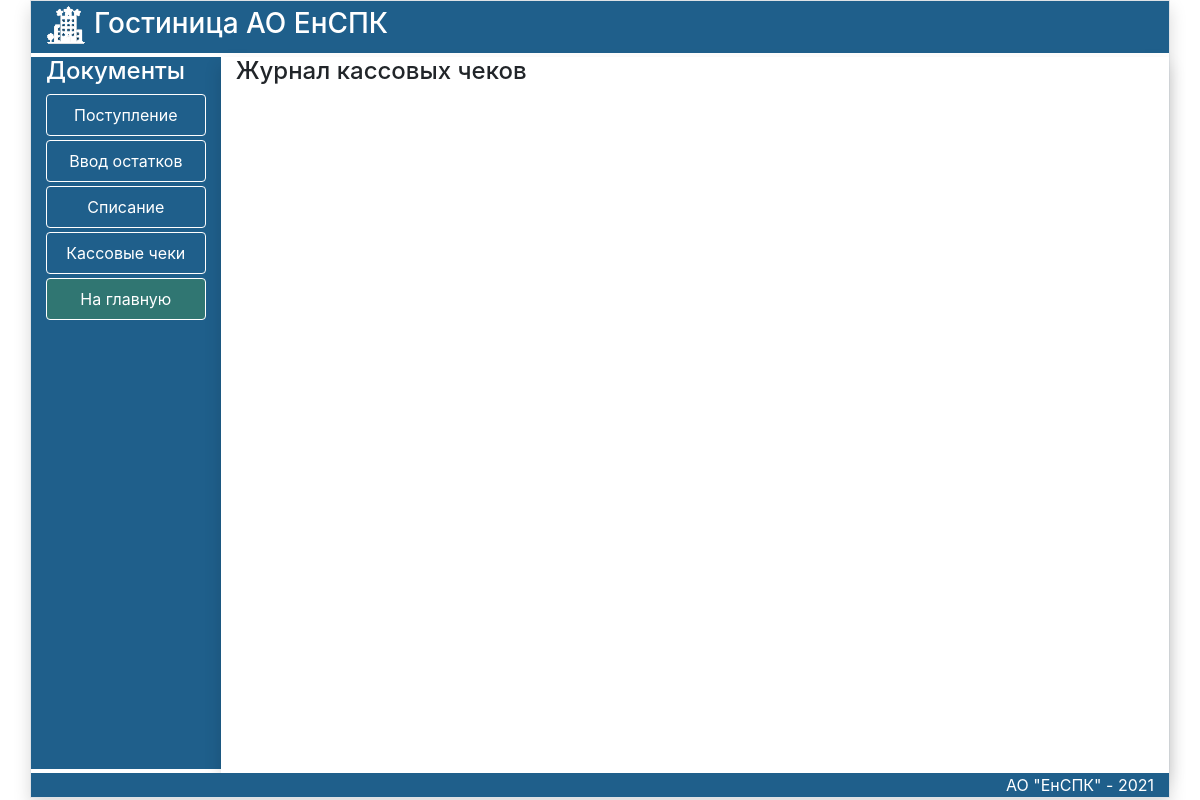
/CheckJurnal, run on an earlier commit of the app's database.
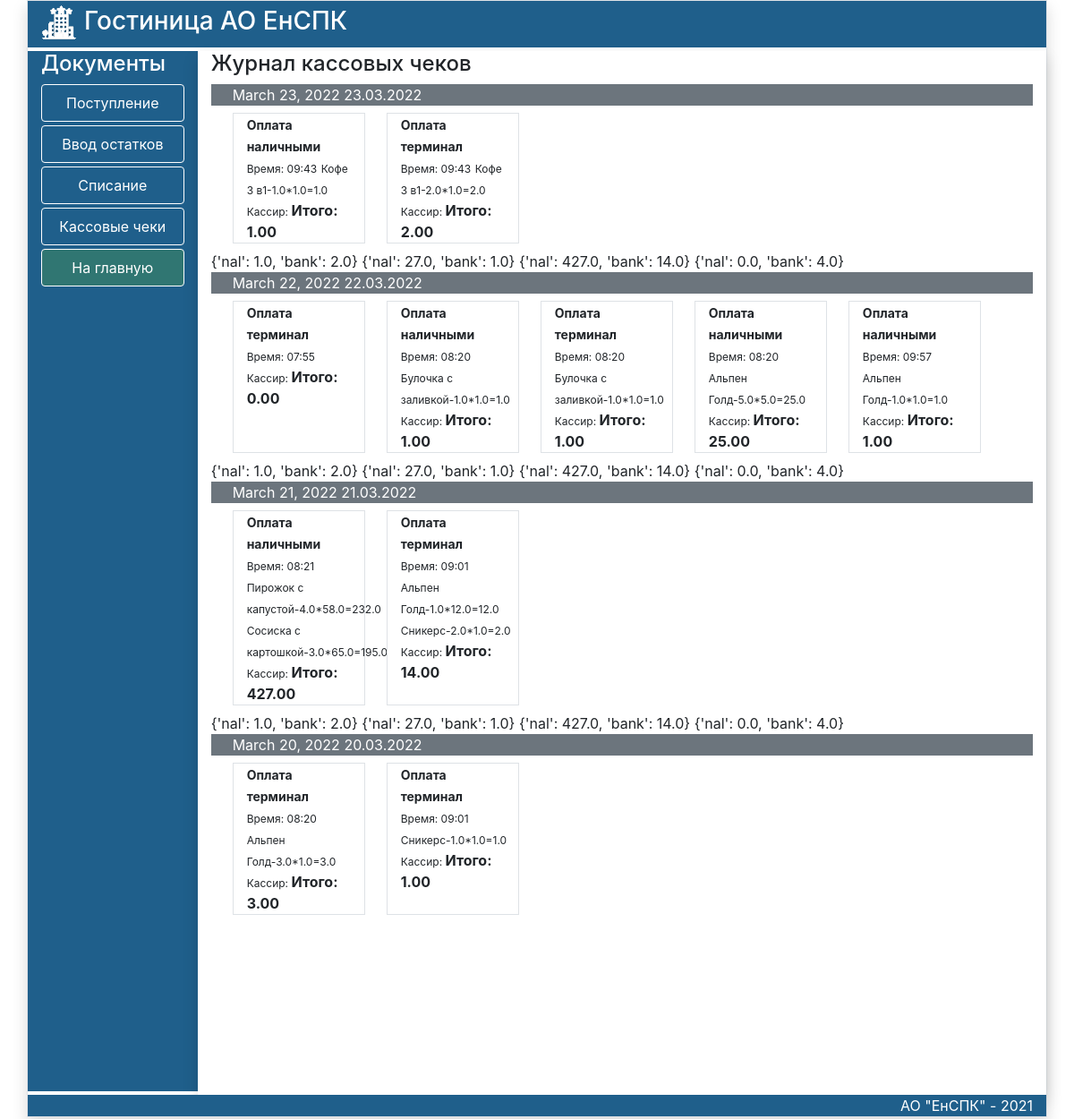
And on a later commit of the database.
### trade/models.py (models this page shows, shortened)
class Doc(models.Model):
    nomerdoc=models.CharField(max_length=20,verbose_name="Номер документв")
    datadoc=models.DateField(verbose_name='Дата документа')
    updated_at = models.DateTimeField(auto_now=True, verbose_name='Создан')
    created_at = models.DateTimeField(auto_now_add=True, verbose_name='Обновлен')
    dealer=models.ForeignKey(Saler,verbose_name='Поставщик',on_delete=models.PROTECT)
    buytotal=models.DecimalField(max_digits=8,decimal_places=2,default=0.00)
    saletotal=models.DecimalField(max_digits=8,decimal_places=2,default=0.00)
    transaction=models.BooleanField(verbose_name='Проведен',default=False)
    typedoc=models.ForeignKey(TypeDoc,verbose_name='Тип документа',on_delete=models.PROTECT)
    user=models.CharField(max_length=100,verbose_name='Пользователь',blank=True,null=True,default='')
    class Meta:
        verbose_name='Документ'
        verbose_name_plural='Документы'

class TypeDoc(models.Model):
    title = models.CharField(max_length=70, verbose_name='Тип документа')
    def __str__(self):
        return self.title

class DocJurnal(models.Model):
    iddoc=models.ForeignKey(Doc,verbose_name='Документ',on_delete=models.CASCADE)
    title=models.ForeignKey(Good,verbose_name='Наименование товара',on_delete=models.CASCADE)
    volume=models.FloatField(blank=True)
    buyprice=models.FloatField(blank=True)
    percent=models.FloatField(blank=True)
    saleprice=models.FloatField(blank=True)
    buytotal=models.FloatField(blank=True)
    saletotal=models.FloatField(blank=True)
    updated_at = models.DateTimeField(auto_now=True, verbose_name='Создан')
    created_at = models.DateTimeField(auto_now_add=True, verbose_name='Обновлен')
    typedoc=models.IntegerField(null=True)
    nomercheck=models.IntegerField(blank=True,null=True,verbose_name='Номер чека')
    user = models.CharField(max_length=100, verbose_name='Пользователь', blank=True, null=True, default='')
    class Meta:
        verbose_name='Наименование'
        verbose_name_plural='Наименования'
        ordering=['title',]

class Good(models.Model):
    title=models.CharField(max_length=100,verbose_name='Наименование')
    unit=models.ForeignKey(Unit,on_delete=models.PROTECT,verbose_name='Единица измерения')
    category=models.ForeignKey(Category,on_delete=models.PROTECT,verbose_name='Категория',related_name='photos')
    def __str__(self):
        return self.title
    class Meta:
        verbose_name='Товар'
        verbose_name_plural='Товары'
        ordering=['title',]

### trade/views.py (the view)
# urls.py: path('CheckJurnal',CheckJurnal,name='CheckJurnal'),
def CheckJurnal(request):
    daysumcash=0
    uniqdate=[]
    uniqsum={}
    dateArray=[]
    checkitem=DocJurnal.objects.exclude(typedoc=1).exclude(typedoc=2).exclude(typedoc=3)
    checkdoc=Doc.objects.exclude(typedoc=1).exclude(typedoc=2).exclude(typedoc=3).order_by('-datadoc')
    for item in checkdoc:
        if not item.datadoc in uniqdate:
            uniqdate.append(item.datadoc)
    for undata in uniqdate:
        if undata in uniqdate:
            cashsum = Doc.objects.filter(typedoc=4).order_by('-datadoc').filter(datadoc=undata).aggregate(Sum('saletotal'))
            cashterm = Doc.objects.filter(typedoc=5).order_by('-datadoc').filter(datadoc=undata).aggregate(
                Sum('saletotal'))
            dateArray.append(undata)
            if cashsum['saletotal__sum'] == None:
                cashsum['saletotal__sum']=0
            if cashterm['saletotal__sum'] == None:
                cashterm['saletotal__sum']=0
            uniqsum[undata]={
                'nal':float(cashsum['saletotal__sum']),
                'bank':float(cashterm['saletotal__sum'])}
    listsum=[[key,value] for key,value in uniqsum.items()]
    print(uniqsum)
    context = {'checkitem': checkitem, 'checkdoc': checkdoc,'uniqdate':uniqdate,'uniqsum':uniqsum,'dateArray':dateArray,'listsum':listsum}
    return render(request,'trade/CheckJurnal.html',context)

### trade/templates/trade/CheckJurnal.html
{% extends 'trade/DocPage.html' %}
{% load static %}
{% block LinkArea %}
<h4 class="text-white">Документы</h4>
     <a href="{% url 'ReceiptDoc' %}" class="btn btn-secondary border border-white  nav-link mb-1 btnblack">Поступление </a>
       <a href="{% url 'InitialDoc' %}" class="btn btn-secondary border border-white  nav-link mb-1 btnblack">Ввод остатков</a>
<a href="{% url 'Create' 'Unit' %}" class="btn btn-secondary border border-white  nav-link mb-1 btnblack">Списание </a>
<a href="{% url 'CheckJurnal' %}" class="btn btn-secondary border border-white  nav-link mb-1 btnblack">Кассовые чеки </a>
<a href="{% url 'home' %}" class="btn btn-secondary border border-white  nav-link mb-1 addbtn">На главную</a>
{% endblock LinkArea %}
{% block DataArea %}
<h4 >Журнал кассовых чеков</h4>
<div class="scrolltable ">
 {% for date in uniqdate %}
<div class="bg-secondary text-white mb-2 pl-4"> {{date}}   {{  date|date:"d.m.Y"}} </div>
<div class="row col-12 ">
    {% for check in checkdoc %}
        {% if check.datadoc == date %}
    <div class="col-2  ml-4 mb-2 border bordered ">  <span style="font-size:14px;"><b>{{check.typedoc}}</b></span><br>  <span style="font-size:12px;">{{check.updated_at|date:"Время: H:i"}}</span>
 {% for item in checkitem %}
    {% if item.iddoc_id == check.id %}
     <span style="font-size:12px;">{{item.title}}-{{item.volume}}*{{item.saleprice}}={{item.saletotal}}</span><br>
    {% endif %}
    {% endfor %}
        <span style="font-size:12px;">Кассир: {{check.user}}</span>
        <b>Итого: {{check.saletotal}}</b>
 </div>
    {% endif %}
    {% endfor %}
</div>
{% for key, value in uniqsum.items %}
    {{value}}
{% endfor %}
    {% endfor %}
</div>
{% endblock DataArea %}

What changed in the data, as far as the page shows it:
added Doc: uniqdate "March 23, 2022", uniqdate "23.03.2022", typedoc "Оплата наличными", updated_at "Время: 09:43", saletotal "1.00"
added DocJurnal: title "Кофе 3 в1", volume "1.0", saleprice "1.0", saletotal "1.0", shown under "Оплата наличными"
added Doc: typedoc "Оплата терминал", updated_at "Время: 09:43", saletotal "2.00", shown under "March 23, 2022"
added DocJurnal: title "Кофе 3 в1", volume "2.0", saleprice "1.0", saletotal "2.0", shown under "Оплата терминал"
added Doc: uniqdate "March 22, 2022", uniqdate "22.03.2022", typedoc "Оплата терминал", updated_at "Время: 07:55", saletotal "0.00"
added Doc: typedoc "Оплата наличными", updated_at "Время: 08:20", saletotal "1.00", shown under "March 22, 2022"
added DocJurnal: title "Булочка с заливкой", volume "1.0", saleprice "1.0", saletotal "1.0", shown under "Оплата наличными"
added Doc: typedoc "Оплата терминал", updated_at "Время: 08:20", saletotal "1.00", shown under "March 22, 2022"
added DocJurnal: title "Булочка с заливкой", volume "1.0", saleprice "1.0", saletotal "1.0", shown under "Оплата терминал"
added Doc: typedoc "Оплата наличными", updated_at "Время: 08:20", saletotal "25.00", shown under "March 22, 2022"
added DocJurnal: title "Альпен Голд", volume "5.0", saleprice "5.0", saletotal "25.0", shown under "Оплата наличными"
added Doc: typedoc "Оплата наличными", updated_at "Время: 09:57", saletotal "1.00", shown under "March 22, 2022"
added DocJurnal: title "Альпен Голд", volume "1.0", saleprice "1.0", saletotal "1.0", shown under "Оплата наличными"
added Doc: uniqdate "March 21, 2022", uniqdate "21.03.2022", typedoc "Оплата наличными", updated_at "Время: 08:21", saletotal "427.00"
added DocJurnal: title "Пирожок с капустой", volume "4.0", saleprice "58.0", saletotal "232.0", shown under "Оплата наличными"
added DocJurnal: title "Сосиска с картошкой", volume "3.0", saleprice "65.0", saletotal "195.0", shown under "Оплата наличными"
added Doc: typedoc "Оплата терминал", updated_at "Время: 09:01", saletotal "14.00", shown under "March 21, 2022"
added DocJurnal: title "Альпен Голд", volume "1.0", saleprice "12.0", saletotal "12.0", shown under "Оплата терминал"
added DocJurnal: title "Сникерс", volume "2.0", saleprice "1.0", saletotal "2.0", shown under "Оплата терминал"
added Doc: uniqdate "March 20, 2022", uniqdate "20.03.2022", typedoc "Оплата терминал", updated_at "Время: 08:20", saletotal "3.00"
added DocJurnal: title "Альпен Голд", volume "3.0", saleprice "1.0", saletotal "3.0", shown under "Оплата терминал"
added Doc: typedoc "Оплата терминал", updated_at "Время: 09:01", saletotal "1.00", shown under "March 20, 2022"
added DocJurnal: title "Сникерс", volume "1.0", saleprice "1.0", saletotal "1.0", shown under "Оплата терминал"
Also different on the page:
new list line: "{'nal': 1.0, 'bank': 2.0} {'nal': 27.0, 'bank': 1.0} {'nal': 427.0, 'bank': 14.0} {'nal': 0.0, 'bank': 4.0}"
